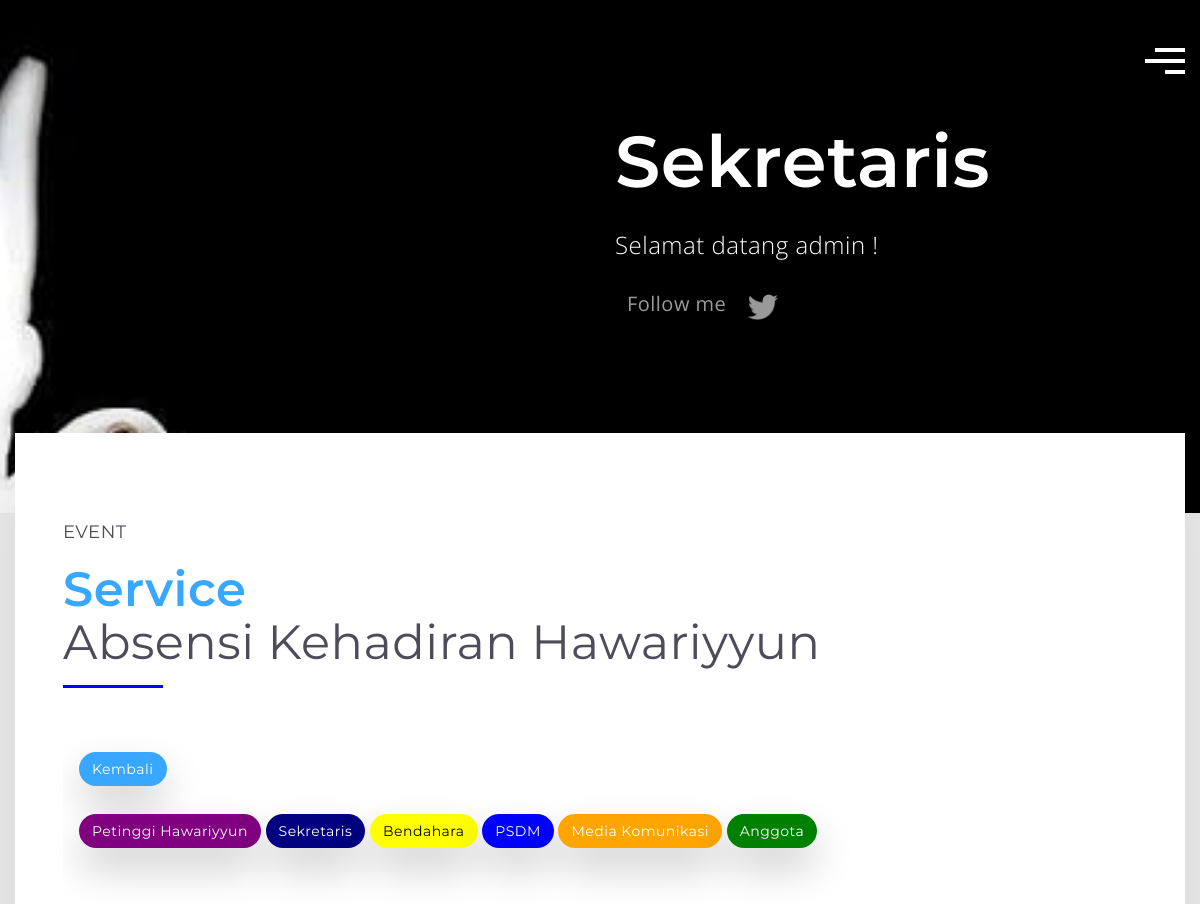
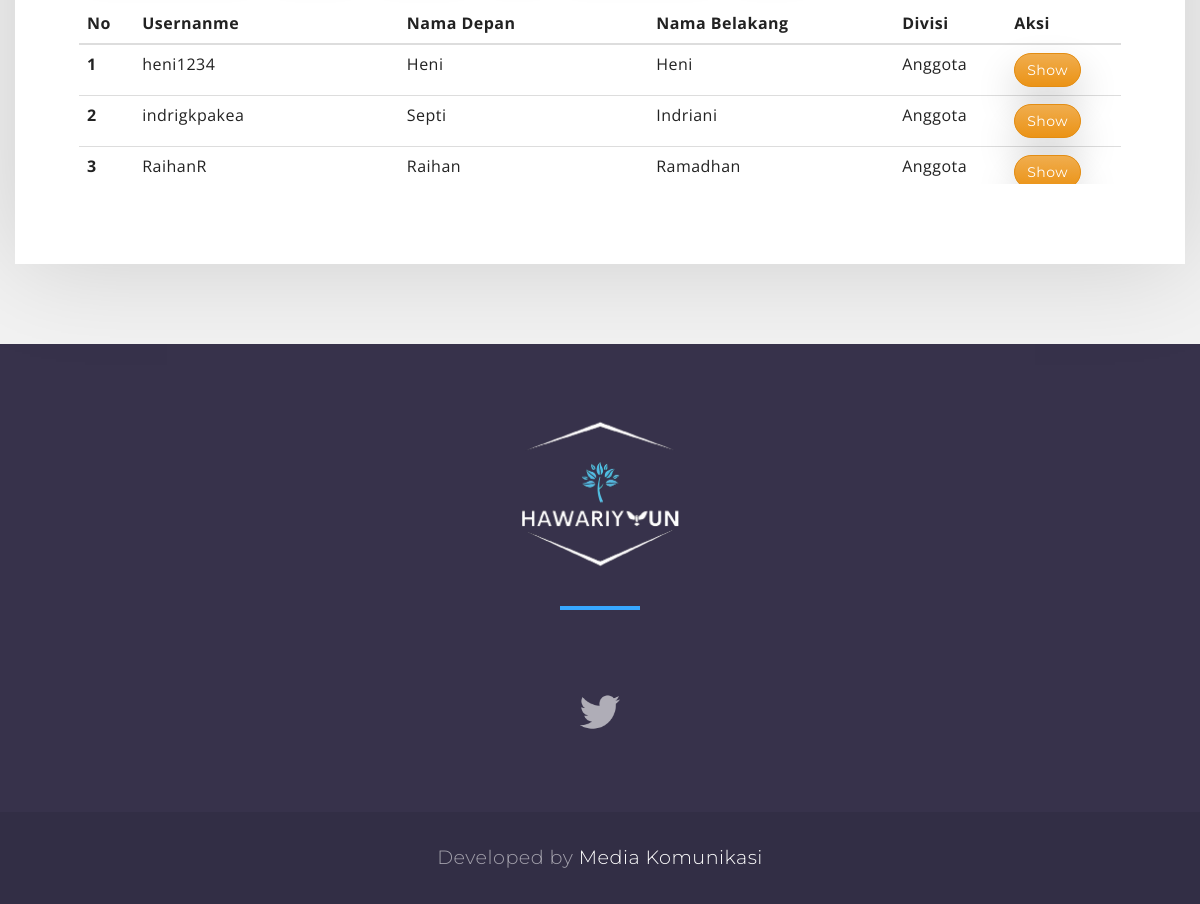
The app's page /absensi/pengurus/list_anggota (signed in) with its own data (2 pictures, top to bottom).
### account/models.py (models this page shows, shortened)
class Profile(models.Model):
    user = models.OneToOneField(User, on_delete=models.CASCADE,related_name='profile')
    no_telpon = models.CharField(blank=True,null=True,max_length = 50)
    pendidikan_terakhir = models.CharField(blank=True,null=True,max_length=100)
    jurusan = models.CharField(blank=True,null=True,max_length=100)
    role = models.IntegerField(choices = divisi,default=7)
    token = models.CharField(blank=True,null=True,max_length=300)

### absensi/views.py (the view)
# urls.py: path('pengurus/list_anggota', views.list_anggota, name="list_anggota"),
@login_required
@user_passes_test(administration,login_url='index_absensi')
def list_anggota(request):
    nama = Profile.objects.get(user = request.user)
    pengurus = Profile.objects.filter(role = 7)
    context = {
        'pengurus':pengurus,
        'nama':nama,
    }
    return render(request, 'pengurus/list_anggota.html',context)

### absensi/views.py (called while the page is built)
def administration(user):
    return user.groups.filter(name='sekretaris').exists()

### absensi/templates/pengurus/list_anggota.html (shortened to what this page needs)
{% extends 'base_main.html' %}{% load static %} {% block content %}
<body>
  <header class="hero">
    <div class="container">
      <div class="row">
        <div class="col-md-6 col-md-offset-6 col-xs-12">
          <nav>
            <div id="menu-toggle">
              <div class="hamburger">
                <span class="line"></span>
                <span class="line"></span>
                <span class="line"></span>
              </div>
              <div class="cross">
                <span class="line"></span>
                <span class="line"></span>
              </div>
            </div>
          </nav>
          <div class="hero-text">
            <h1>{{nama.get_role_display}}</h1>
            {% if request.user.is_authenticated %}
            <h3>Selamat datang {{user}} !</h3>
            {% else %}
            <a href="{% url 'register' %}" class="btn btn-lg btn-primary">Daftar/Masuk</a>
            {% endif %}
            <ul class="social-links" style="margin-top: 2em">
              <li class="label">Follow me</li>
              <li>
                <a href="#"><img src="{% static 'maria/assets/twitter.png' %}" /></a>
              </li>
            </ul>
          </div>
        </div>
      </div>
    </div>
  </header>
  <section class="case-study">
    <div class="container">
      <div class="row">
        <div class="col-md-12">
          <h4 class="sub-heading">event</h4>
          <h1 class="heading purple">
            <span class="blue">Service</span><br />
            Absensi Kehadiran Hawariyyun
          </h1>
          <div class="swiper-container client-swiper" style="max-height: 400px; overflow: auto">
            <div class="filter" style="margin-bottom: 2em" style="display: flex">
                <a href="{% url 'list_pengurus' %}" class="btn btn-primary" style="margin-bottom: 2em">Kembali </a>
 <br>        <a href="{% url 'list_petinggi' %}" class="btn " style="background:purple;color:white;margin-bottom: 2em">Petinggi Hawariyyun </a>
             <a href="{% url 'list_sekretaris' %}" class="btn " style="background:navy;color:white;margin-bottom: 2em">Sekretaris </a>
             <a href="{% url 'list_bendahara' %}" class="btn " style="background:yellow;color:black;margin-bottom: 2em">Bendahara </a>
             <a href="{% url 'list_psdm' %}" class="btn " style="background:blue;color:white;margin-bottom: 2em">PSDM </a>
             <a href="{% url 'list_medkom' %}" class="btn " style="background:orange;color:white;margin-bottom: 2em">Media Komunikasi </a>
             <a href="{% url 'list_anggota' %}" class="btn " style="background:green;color:white;margin-bottom: 2em">Anggota </a>
            </div>
            {% if request.user.is_authenticated %}
            <table class="table">
              <thead>
                <tr>
                  <th scope="col">No</th>
                  <th scope="col">Usernanme</th>
                  <th scope="col">Nama Depan</th>
                  <th scope="col">Nama Belakang</th>
                  <th scope="col">Divisi</th>
                  <th scope="col">Aksi</th>
                </tr>
              </thead>
              <tbody>
                {% for i in pengurus %}
                <tr>
                  <th scope="row">{{ forloop.counter }}</th>
                  <td>{{i.user.username}}</td>
                  <td>{{i.user.first_name}}</td>
                  <td>{{i.user.last_name}}</td>
                  <td>{{i.get_role_display}}</td>
                  <td>
                    <a href="{% url 'show_anggota' i.id %}" class="btn btn-warning">Show </a>
                  </td>
                </tr>
                {% endfor %}
              </tbody>
            </table>
            {% else %}
            <h2 class="alert text-center">Login terlebih dahulu untuk bisa memberikan kritik dan saran</h2>
          </div>
          {% endif %}
        </div>
      </div>
    </div>
  </section>
  <footer>
    <div class="container-fluid">
      <div class="row footer">
        <div class="col-md-12 text-center">
          <h1>
            <span><img src="{% static 'logo-biru.png' %}" style="height: 200px; margin-top: -1em" /></span>
          </h1>
          <ul class="social-links">
            <li>
              <a href="#"><img src="{% static 'maria/assets/twitter.png' %}" /></a>
            </li>
          </ul>
        </div>
      </div>
      <div class="row sub-footer">
        <div class="col-md-12 text-center">
          <p>Developed by <a href="https://instagram.com/medkomlc_11">Media Komunikasi</a></p>
        </div>
      </div>
    </div>
  </footer>
</body>
{% endblock content %}

### static/maria/css/style.css (style rules this page uses)
body { font-family: "Open Sans", sans-serif; background-color: #f2f2f2; font-size: 16px; color: #222; font-weight: normal; letter-spacing: 0.03em; }
a { color: #7447ae; -webkit-transition: all 0.2s; -moz-transition: all 0.2s; transition: all 0.2s; }
section { width: 100%; }
ul { margin: 0; padding: 0; }
ul li { list-style: none; }
img { max-width: 100%; }
.purple { color: #7447ae; }
.blue { color: #37a7ff; }
header.hero { background: url(../images/black-dove-2.jpg) no-repeat center center fixed; -webkit-background-size: cover; -moz-background-size: cover; -o-background-size: cover; background-size: cover; color: #fff; padding-bottom: 80px; }
header.hero .hero-text { margin-top: 20%; margin-bottom: 20%; }
header.hero .row { position: relative; }
header.hero h1 { font-family: "Montserrat", sans-serif; font-size: 4.5em; font-weight: 600; line-height: 1.4em; }
header.hero h1 span, header.hero h3 { font-weight: 300; }
ul.social-links li { display: inline-block; }
ul.social-links li a { padding: 5px; opacity: 0.6; }
ul.social-links li.label { font-size: 20px; opacity: 0.6; font-weight: 400; }
ul.social-links li a img { max-height: 30px; }
.case-study .col-md-12 { transform: translateY(-80px); -webkit-transform: translateY(-80px); padding: 5em 3em; background-color: #fff; box-shadow: 0 0 100px rgba(0, 0, 0, 0.15); }
h4.sub-heading { text-transform: uppercase; font-family: "Montserrat", sans-serif; font-weight: 400; color: #4e4c58; }
h1.heading { font-family: "Montserrat", sans-serif; font-weight: 400; color: #4e4c58; font-size: 3em; position: relative; padding-bottom: 10px; }
h1.heading span { font-weight: 600; }
h1.heading:after { content: ""; display: block; position: absolute; bottom: -10px; left: 0; height: 3px; width: 100px; }
h1.heading.purple:after { background-color: blue; }
.swiper-container { width: 100%; height: 100%; padding: 4em 1em; }
.footer { background-color: #37324b; padding: 5em; }
.footer h1 { font-family: "Montserrat", sans-serif; font-weight: 600; font-size: 3em; color: #a3a1ac; margin-bottom: 2em; }
.footer h1 span { color: #fff; font-weight: 300; }
.footer h1:after { content: ""; width: 80px; height: 4px; background-color: #37a7ff; display: block; position: absolute; left: 50%; transform: translate(-40px, 10px); }
.footer ul.social-links li a { padding-left: 12px; padding-right: 12px; }
.footer ul.social-links li a img { max-height: 40px; }
.sub-footer { background-color: #322e45; padding: 2em; color: #a3a1ac; font-family: "Montserrat", sans-serif; font-weight: 300; }
.sub-footer p { margin: 0; font-size: 1.2em; }
.sub-footer p a { color: #fff; }
nav { height: 40px; width: 100%; position: absolute; right: 0; top: 3em; cursor: pointer; transition: 0.25s ease-in-out; }
#menu-toggle { width: 40px; clear: both; float: right; }
#menu-toggle span.line { display: block; height: 4px; width: 40px; background-color: #fff; transition: 0.25s ease-in-out; }
#menu-toggle .hamburger span.line { margin-bottom: 0.45em; clear: both; float: right; }
#menu-toggle .hamburger span.line:nth-child(1) { width: 30px; transition-delay: 0.25s; }
#menu-toggle .hamburger span.line:nth-child(2) { transition-delay: 0.325s; }
#menu-toggle .hamburger span.line:nth-child(3) { width: 20px; transition-delay: 0.475s; }
#menu-toggle .cross span.line { width: 0px; position: absolute; top: 10px; right: 0; }
#menu-toggle .cross span.line:nth-child(1) { transform: rotate(45deg); transition-delay: 0s; }
#menu-toggle .cross span.line:nth-child(2) { transform: rotate(-45deg); transition-delay: 0.25s; }

### records on screen
Profile: role "Sekretaris"
Profile: user.username "heni1234", user.first_name "Heni", user.last_name "Heni", role "Anggota"
Profile: user.username "indrigkpakea", user.first_name "Septi", user.last_name "Indriani", role "Anggota"
Profile: user.username "RaihanR", user.first_name "Raihan", user.last_name "Ramadhan", role "Anggota"

### other values on screen
{{ user }} "admin"
